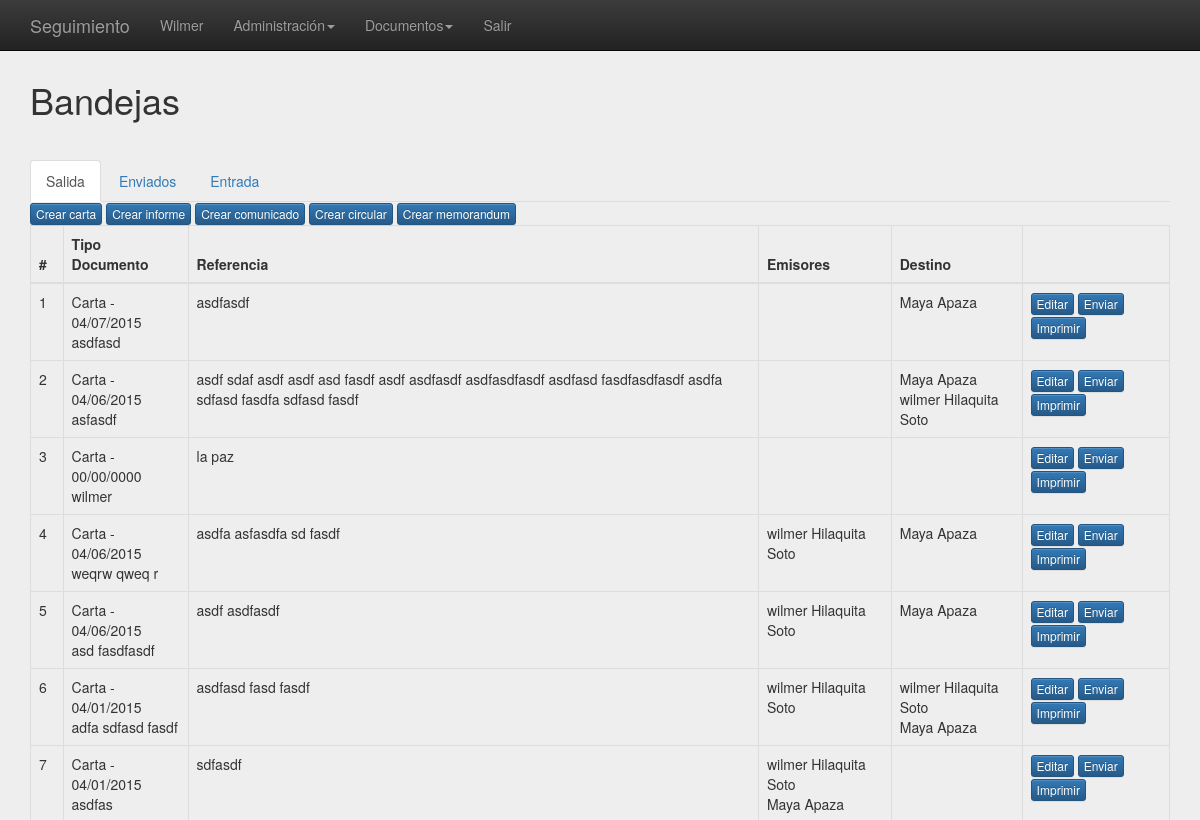
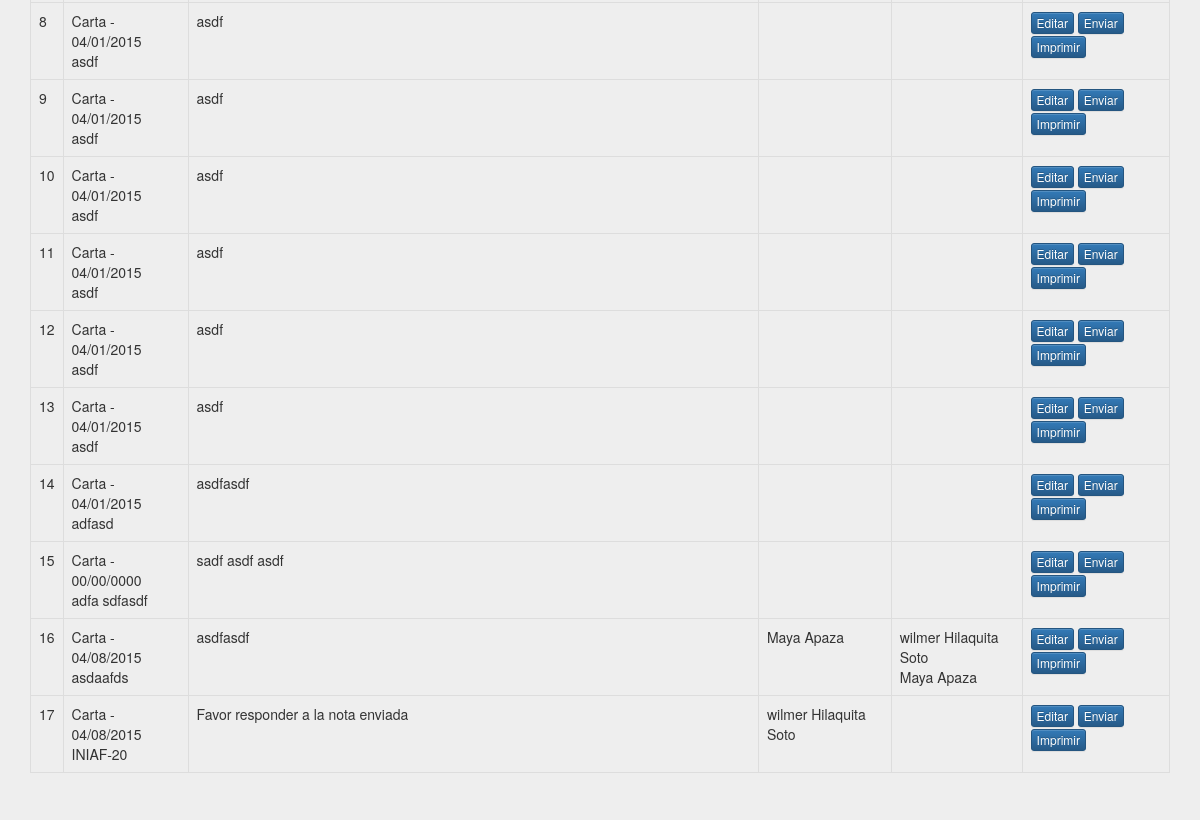
Page /index.php?controller=Bandejas&action=salida (signed in) on the earlier database version (2 pictures, top to bottom).
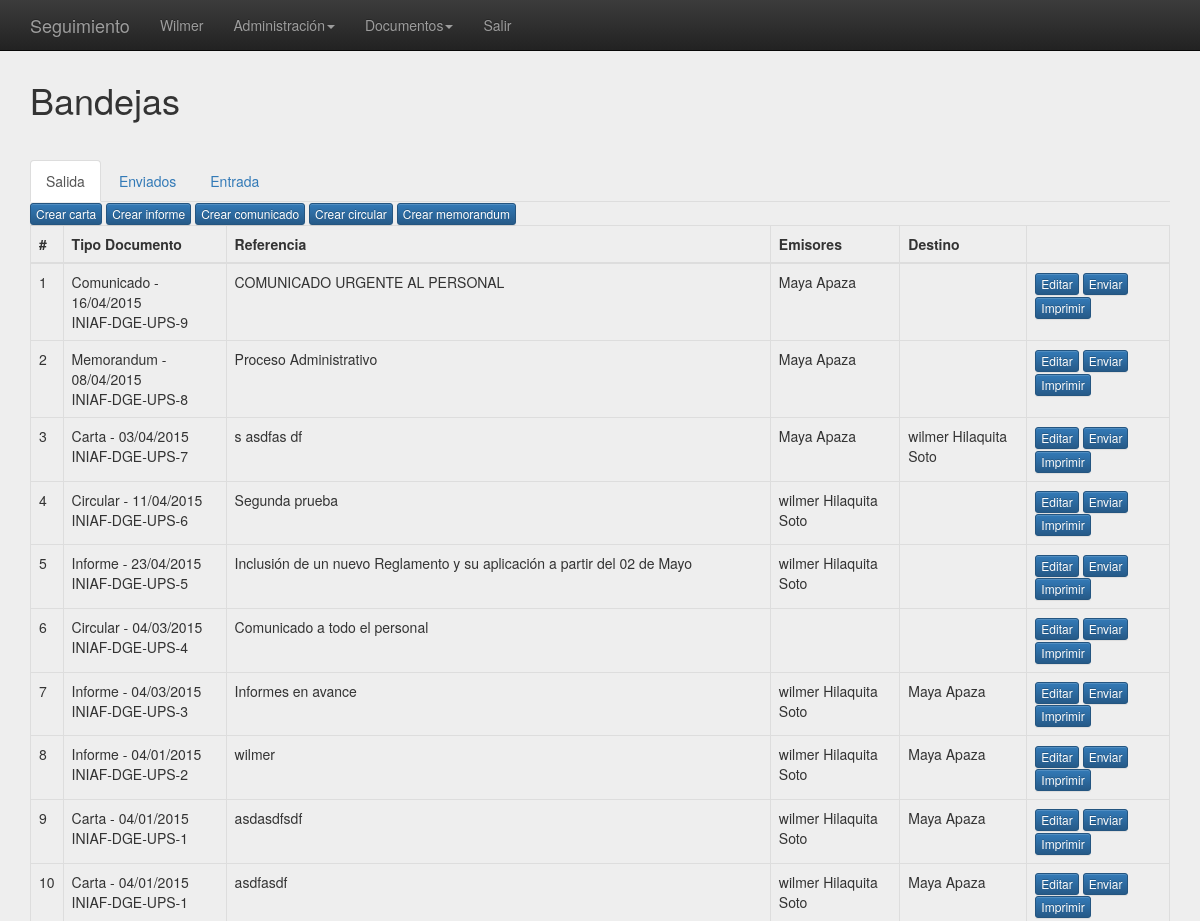
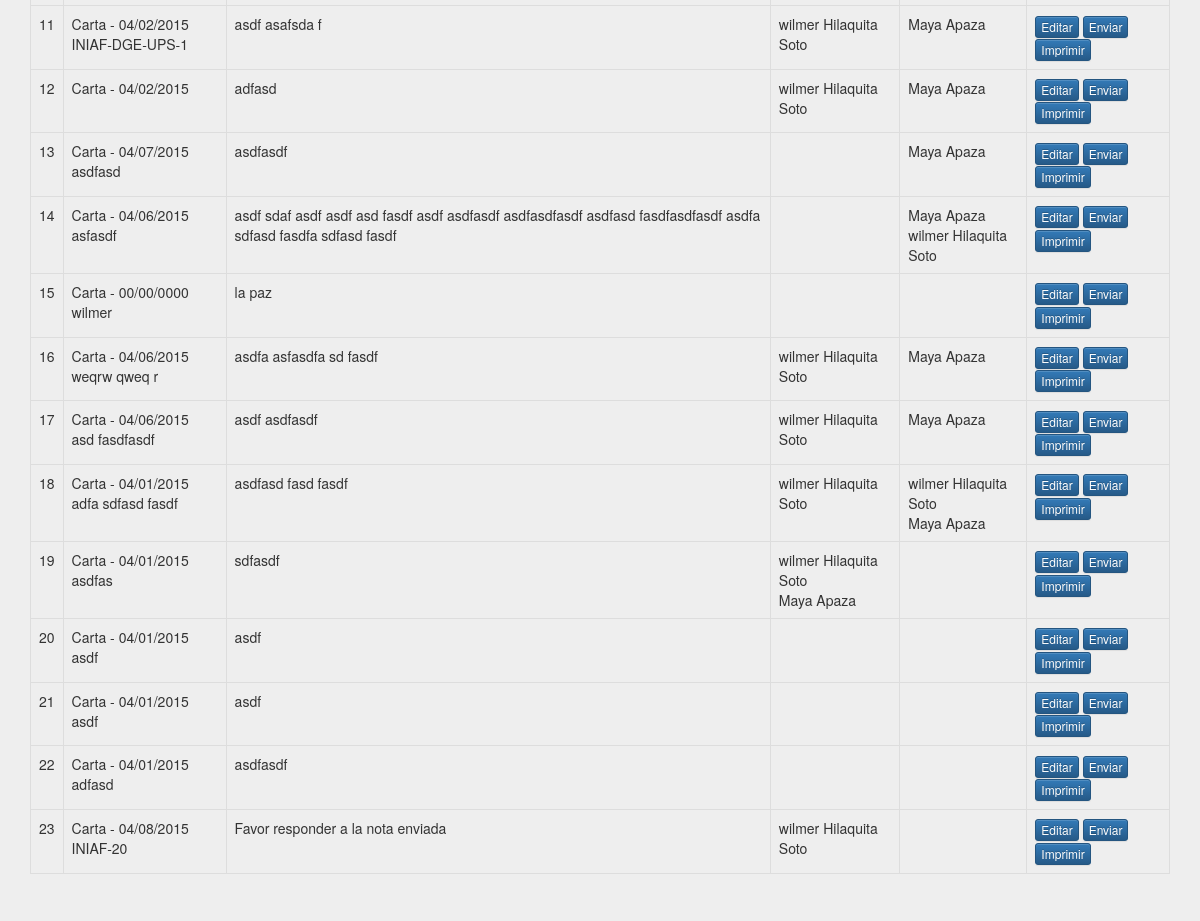
Same page on the later database version (2 pictures, top to bottom).
### tables this page shows
CREATE TABLE `recurso` (
  `id` int(11) NOT NULL AUTO_INCREMENT,
  `controlador` varchar(25) DEFAULT NULL,
  `accion` varchar(25) DEFAULT NULL,
  `etiqueta` varchar(60) DEFAULT NULL,
  `idrecurso` int(11) DEFAULT NULL,
  `orden` int(2) DEFAULT '0',
  `fregistro` date DEFAULT NULL,
  `link` varchar(200) DEFAULT NULL,
  PRIMARY KEY (`id`)
);

CREATE TABLE `documento` (
  `id` int(11) NOT NULL AUTO_INCREMENT,
  `idtipodocumento` int(11) DEFAULT NULL,
  `idformato` int(11) DEFAULT NULL,
  `idusuario` int(11) DEFAULT NULL,
  `host` varchar(30) DEFAULT NULL,
  `fechahora` datetime DEFAULT NULL,
  `lugar` varchar(2) DEFAULT NULL,
  `fecharegistro` datetime DEFAULT NULL,
  `cite` varchar(100) DEFAULT NULL,
  `referencia` longtext,
  `tenor` longtext,
  `nroanexos` int(11) DEFAULT NULL,
  `anexos` longtext,
  `nrofolios` int(11) DEFAULT NULL,
  `estado` varchar(1) DEFAULT NULL,
  PRIMARY KEY (`id`),
  KEY `fk_doc_tipodoc` (`idtipodocumento`),
  KEY `fk_doc_format` (`idformato`),
  KEY `fk_doc_user` (`idusuario`),
  CONSTRAINT `fk_doc_format` FOREIGN KEY (`idformato`) REFERENCES `formato` (`id`),
  CONSTRAINT `fk_doc_tipodoc` FOREIGN KEY (`idtipodocumento`) REFERENCES `tipodocumento` (`id`),
  CONSTRAINT `fk_doc_user` FOREIGN KEY (`idusuario`) REFERENCES `actividadusuario` (`id`)
);

CREATE TABLE `actividadusuario` (
  `id` int(11) NOT NULL AUTO_INCREMENT,
  `email` varchar(32) DEFAULT NULL,
  `password` varchar(40) DEFAULT NULL,
  `idrol` int(11) DEFAULT NULL,
  `estado` int(1) DEFAULT NULL,
  `fregistro` date DEFAULT NULL,
  `idusuarios` int(11) DEFAULT NULL,
  PRIMARY KEY (`id`),
  KEY `fk_anti_rol` (`idrol`),
  KEY `fk_actividad_usuarios` (`idusuarios`),
  CONSTRAINT `fk_actividad_usuarios` FOREIGN KEY (`idusuarios`) REFERENCES `usuarios` (`id`),
  CONSTRAINT `fk_anti_rol` FOREIGN KEY (`idrol`) REFERENCES `roles` (`id`)
);

### model/Documento.php (called while the page is built, shortened)
<?php
class Documento extends EntidadBase{
    public function __construct() {
        $table="documento";
    }
    public function getBandejaSalida(){
        $sql = "select d.id,concat(td.tipodocumento,' - ',DATE_FORMAT(fechahora,'%d/%m/%Y'),'<br>',cite) "
                . "as documento,referencia,td.tipodocumento from documento d join tipodocumento td on d.idtipodocumento = td.id "
                . "ORDER BY d.id DESC;";
        $carta = $this->ejecutarSql($sql);
        return $carta;
    }
    public function getRemitente($id){
        $sql = "select au.id, nombres,apellidos,c.cargo from documento d "
                . "join remitente r on r.iddocumento = d.id "
                . "join actividadusuario au on au.id = r.idactividadusuario "
                . "join antiguedad a on a.idactividadusuario = au.id "
                . "join cargos c on c.id = a.idcargo "
                . "join usuarios u on u.id  = au.idusuarios where d.id = ".$id;
        $remit = $this->ejecutarSql($sql);
        return $remit;
    }
    public function getDestinatario($id){
        $sql = "select au.id, nombres,apellidos, c.cargo from documento d "
                . "join destinatario de on de.iddocumento = d.id "
                . "join actividadusuario au on au.id = de.idactividadusuario "
                . "join antiguedad a on a.idactividadusuario = au.id "
                . "join cargos c on c.id = a.idcargo "
                . "join usuarios u on u.id  = au.idusuarios where d.id = ".$id;
        $dest = $this->ejecutarSql($sql);
        return $dest;
    }
}
?>

### core/EntidadBase.php (called while the page is built, shortened)
<?php
class EntidadBase{
    private $db;
    public function __construct($table) {
        require_once 'Conectar.php';
        $this->conectar=new Conectar();
        $this->db = $this->conectar->conexion();
    }
    public function db(){
        return $this->db;
    }
    public function ejecutarSql($query){
        $query=$this->db()->query($query);
        if($query==true){
            if($query->num_rows>0){
                while($row = $query->fetch_object()) {
                   $resultSet[]=$row;
                }
            }else{
                $resultSet=false;
            }
        }else{
            $resultSet=false;
        }
        return $resultSet;
    }
    public function sqlRecurso($query){
        $query=$this->db()->query($query);
        if($query==true){
            $c = 0;
            if($query->num_rows>1){
                while($row = $query->fetch_row()) {
                   $resultSet[$c]['id']=$row[0];
                   $resultSet[$c]['idrecurso']=$row[4];
                   $resultSet[$c]['etiqueta']=$row[3];
                   $resultSet[$c]['controller']=$row[1];
                   $resultSet[$c]['action']=$row[2];
                   $resultSet[$c]['link']=$row[6];
                   $resultSet[$c]['order']=$row[5];
                   $c++;
                }
            }else{
                $resultSet=true;
            }
        }else{
            $resultSet=false;
        }
        return $resultSet;
    }
}
?>

### core/Conectar.php (called while the page is built, shortened)
<?php
class Conectar{
    private $driver;
    private $host, $user, $pass, $database, $charset;
    private $con;
    public function __construct() {
        $this->driver='mysql';
        $this->host='localhost';
        $this->user='root';
        $this->pass='';
        $this->database='ssegui';
        $this->charset='utf8';
    }
    public function conexion(){
        if($this->driver=="mysql" || $this->driver==null){
            $this->con = new mysqli($this->host, $this->user, $this->pass, $this->database);
            $this->con->query("SET NAMES '".$this->charset."'");
        }
        return $this->con;
    }
}
?>

### core/ControladorBase.php (called while the page is built, shortened)
<?php
class ControladorBase{
    public function __construct() {
        require_once 'EntidadBase.php';
    }
    public function view($vista,$datos){
        require_once 'view/'.$vista.'View.php';
    }
}
?>

### model/Recurso.php (called while the page is built, shortened)
<?php
class Recurso extends EntidadBase{
    function getRecurso(){
        $query = "SELECT id,controlador,accion, etiqueta, idrecurso, orden fregistro, link FROM recurso ORDER BY orden ASC";
        $recurso = $this->sqlRecurso($query);
        return $recurso;
    }
}

### view/bandejassalidaView.php (the view, shortened to what the changed rows need)
<?php
require_once 'site/header.php';
require_once 'site/menu.php';
?>
      <div class="page-header">
        <h1>Bandejas</h1>
      </div>
      <div class="row">
        <div class="col-md-12">
          <table class="table table-bordered">
            <thead>
              <tr>
                <th>#</th>
                <th>Tipo Documento</th>
                <th>Referencia</th>
                <th>Emisores</th>
                <th>Destino</th>
                <th>&nbsp;</th>
              </tr>
            </thead>
            <tbody>
            <?php
            $c = 0;
            foreach($documento as $doc) {?>
              <tr>
                <td><?php echo ++$c; ?></td>
                <td><?php echo $doc->documento; ?></td>
                <td><?php echo $doc->referencia; ?></td>
                <td><?php echo $doc->remite; ?></td>
                <td><?php echo $doc->destino; ?></td>
                <td>
                    <button class="btn btn-xs btn-primary" onClick="location.href='index.php?controller=documento&action=edit<?php echo strtolower($doc->tipodocumento) ?>&id=<?=$doc->id?>'">Editar</button>
                    <button class="btn btn-xs btn-primary" onClick="location.href='#'">Enviar</button>
                    <button class="btn btn-xs btn-primary" onClick="window.open( 'http://<?php echo $_SERVER["SERVER_NAME"]?>//index.php?controller=documento&action=print<?php echo strtolower($doc->tipodocumento) ?>&id=<?=$doc->id?>');">Imprimir</button>
                </td>
              </tr>
            <?php } ?>
            </tbody>
          </table>
        </div>
<?php
require_once 'site/foot.php';
?>

### controller/BandejasController.php (shortened to what the changed rows need)
<?php
class BandejasController extends ControladorBase{
    public function Salida(){
        $bandeja = new Documento();
        $remit = '';
        $dest = '';
        $documento = $bandeja->getBandejaSalida();
        foreach ($documento as $k => $v){
            $remitente = $bandeja->getRemitente($documento[$k]->id);
            if($remitente){
                foreach ($remitente as $k2 => $v2){
                    $remit .= $remitente[$k2]->nombres .' '.''.$remitente[$k2]->apellidos;
                    if($k2 < count($remitente) - 1) {
                        $remit .= '<br>';
                    }
                }
            }
            $documento[$k]->remite = $remit;
            $remit = '';
            $destino = $bandeja->getDestinatario($documento[$k]->id);
            if($destino){
                foreach ($destino as $k2 => $v2){
                    $dest .= $destino[$k2]->nombres .' '.''.$destino[$k2]->apellidos;
                    if($k2 < count($destino) - 1) {
                        $dest .= '<br>';
                    }
                }
            }
            $documento[$k]->destino = $dest;
            $dest = '';
        }
        $this->view("bandejassalida",array(
            "documento"=>$documento,
            "title"    =>"Badeja de Entrada"
        ));
    }
}
?>

### core/Helpers.php (shortened to what the changed rows need)
<?php
class Helpers
{
	public function generateMenu($arr, $ul = ''){
        echo '<ul'.$ul.'>';
        foreach ($arr as $val) {
            if (!empty($val['children'])) {
                echo '<li class="dropdown"><a href="index.php?controller='.$val['controller'].'&action='.$val['action'].'" class="dropdown-toggle" data-toggle="dropdown" role="button" aria-expanded="false">'.$val['etiqueta'].'<span class="caret"></span></a>';
                $this->generateMenu($val['children'],' class="dropdown-menu" role="menu"');
                echo '</li>';
            } else {
                echo '<li><a href="index.php?controller='.$val['controller'].'&action='.$val['action'].'">' . $val['etiqueta'] . '</a></li>';
            }
        }
        echo '</ul>';
	}
}
?>

Differences in the rows shown:
removed documento: documento "Carta - 04/01/2015 asdf", referencia "asdf"
removed documento: documento "Carta - 04/01/2015 asdf", referencia "asdf"
removed documento: documento "Carta - 04/01/2015 asdf", referencia "asdf"
removed documento: documento "Carta - 04/01/2015 asdf", referencia "asdf"
removed documento: documento "Carta - 00/00/0000 adfa sdfasdf", referencia "sadf asdf asdf"
removed documento: documento "Carta - 04/08/2015 asdaafds", referencia "asdfasdf", actividadusuario (value "Maya Apaza"), actividadusuario (value "wilmer Hilaquita Soto")
added documento: documento "Comunicado - 16/04/2015 INIAF-DGE-UPS-9", referencia "COMUNICADO URGENTE AL PERSONAL", actividadusuario (value "Maya Apaza")
added documento: documento "Memorandum - 08/04/2015 INIAF-DGE-UPS-8", referencia "Proceso Administrativo", actividadusuario (value "Maya Apaza")
added documento: documento "Carta - 03/04/2015 INIAF-DGE-UPS-7", referencia "s asdfas df", actividadusuario (value "Maya Apaza"), actividadusuario (value "wilmer Hilaquita Soto")
added documento: documento "Circular - 11/04/2015 INIAF-DGE-UPS-6", referencia "Segunda prueba", actividadusuario (value "wilmer Hilaquita Soto")
added documento: documento "Informe - 23/04/2015 INIAF-DGE-UPS-5", referencia "Inclusión de un nuevo Reglamento y su aplicación a partir del 02 de Mayo", actividadusuario (value "wilmer Hilaquita Soto")
added documento: documento "Circular - 04/03/2015 INIAF-DGE-UPS-4", referencia "Comunicado a todo el personal"
added documento: documento "Informe - 04/03/2015 INIAF-DGE-UPS-3", referencia "Informes en avance", actividadusuario (value "wilmer Hilaquita Soto"), actividadusuario (value "Maya Apaza")
added documento: documento "Informe - 04/01/2015 INIAF-DGE-UPS-2", referencia "wilmer", actividadusuario (value "wilmer Hilaquita Soto"), actividadusuario (value "Maya Apaza")
added documento: documento "Carta - 04/01/2015 INIAF-DGE-UPS-1", referencia "asdasdfsdf", actividadusuario (value "wilmer Hilaquita Soto"), actividadusuario (value "Maya Apaza")
added documento: documento "Carta - 04/01/2015 INIAF-DGE-UPS-1", referencia "asdfasdf", actividadusuario (value "wilmer Hilaquita Soto"), actividadusuario (value "Maya Apaza")
added documento: documento "Carta - 04/02/2015 INIAF-DGE-UPS-1", referencia "asdf asafsda f", actividadusuario (value "wilmer Hilaquita Soto"), actividadusuario (value "Maya Apaza")
added documento: documento "Carta - 04/02/2015", referencia "adfasd", actividadusuario (value "wilmer Hilaquita Soto"), actividadusuario (value "Maya Apaza")
